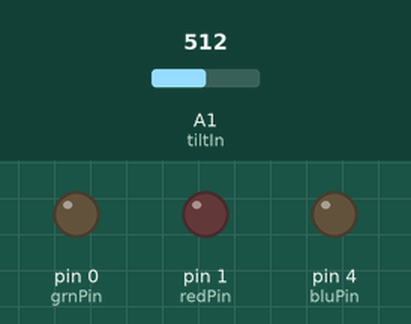
A sketch run on a simulated Arduino Uno, built with avr-gcc and run on an emulated ATmega328P. Parts: output pins drawn as LEDs (lit = HIGH). The inputs (shaded band) are chosen by the test bench; at power-on: A1 (tiltIn) = 512.

Above: at 0.1 s.
Timing chart, 0 to 1.6 s (numbered marks = the images above):
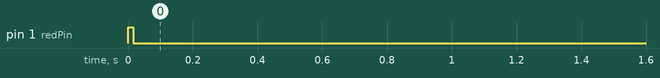

The sketch:

Duschlampe.ino
```cpp
/*
 vim:ft=c:expandtab:nocindent:ts=2
 Analog input, serial output

 Reads an analog input pin, uses this value as a time delay for a stroboscope.
 Adapted from a sketch by by Steve Krave http://mehax.blogspot.ca/2011/02/arduino-stroboscope.html

 The circuit:
 * potentiometer/accelerometer connected to analog pin 0.
   Center pin of the potentiometer goes to the analog pin.
   side pins of the potentiometer go to +5V and ground
 * LEDs connected from digital pins 1,2,3 of Trinket


 */

/*
 * connect this:
 * - #0 green led
 * - #1 red led
 * - #2/A1 xin
 * - #3/A3 yin
 * - #4/A2 blue led
 */

// trinket
const int redPin = 1;
const int grnPin = 0;
const int bluPin = 4;

const int tiltIn = 1;
const int tempIn = 3;

// failduino
//const int greenPin = 0;
//const int redPin = 13;
//const int tiltIn = 5;
//const int tempIn = 4;
//const int bluePin = 4;

float tilt = 1;
float initialTilt = 1;
float hold = 1;              // hold time between iterations (sort of)
float holdFrequency = 1;
unsigned long microsPrev = 0;       // set up value for timing
unsigned long microsCurrent = 0;    // used for timing purposes
unsigned long millisSerial =0;      //used for serial output timing
float frequency = 1;         // stores frequency
float rpm = 0;              // rpm

void setup() {
  //initialize pins as outputs
  pinMode(tiltIn, INPUT);
//  digitalWrite(xIn, HIGH);
  pinMode(tempIn, INPUT);
//  digitalWrite(yIn, HIGH);
  pinMode(redPin, OUTPUT);
  pinMode(grnPin, OUTPUT);
  pinMode(bluPin, OUTPUT);

  initialTilt = analogRead(tiltIn);   //take tilt

//  Serial.begin(9600);
}


void loop() {
  // compute frequency from tilt
  // frequency range: 20-30 Hz (measured steady drops with 25)
  // tilt range: +/- 15 degrees tilt from initialTilt
  // sensor range: +/- 1g (+/- 90 degrees), leading to 1.25 +/- 0.5V
  // in digital values that's 1024/5*0.75 = 153 to 358.4 maximum range (204 clicks)
  // and 204/180 = 1.1333 per degree
  // for our tilt range (lets assume start at 45 degrees,
  // so half way down from the middle = 254
  // then +/- 15 degrees is 237-271 = 34 clicks
  // 1024/34


  // measured values from the accelerometer
  // middle is 315
  // 180 degrees mapped onto 200 clicks (141-341)
  // 1 degree is 1.11111
  // 315 +- (200/180*15)

  tilt = analogRead(tiltIn);   //take tilt
  frequency = map(tilt, 298.0, 331.0, 20.0, 30.0);

//  // do calculation and scale up to 1024 again so the existing code works for now
//  tilt = analogRead(tiltIn);   //take tilt
//  tilt = (tilt - initialTilt) * 34 + 512 // FIXME
//  tilt -= 237; // substract lower limit

  //hold = tilt*55 + 400; //add some time to scale and for code execution
  hold = map(frequency, 20.0, 30.0, 50000.0, 33333.0); //add some time to scale and for code execution
//  hold = 40000;

  microsCurrent = micros();                // collect current time
  if (microsCurrent > microsPrev + hold){  //set up timing loop
//    frequency = 1000000/(microsCurrent - microsPrev);
    microsPrev = microsPrev + hold;            //set up millis for delay stuff

    // set LEDs high
    digitalWrite(redPin,HIGH);
    delayMicroseconds(.02*hold);  //leave LEDs on long enough to see

    //set all LEDs low
    digitalWrite(redPin,LOW);
  }

//  Serial.print("sensor = " );
//  Serial.print(tiltIn);
//  Serial.print("\t frequency = ");
//  Serial.println(frequency);
}
```

Measured:
- by itself, pin 1 (redPin): LOW → HIGH at 0.00 s, → LOW 0.02 s later
